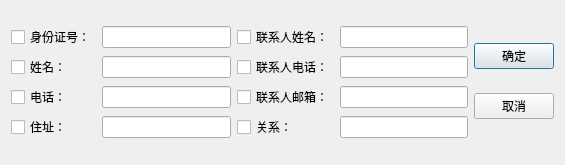
<?xml version="1.0" encoding="UTF-8"?>
<ui version="4.0">
 <class>LoginDialog</class>
 <widget class="QDialog" name="LoginDialog">
  <property name="geometry">
   <rect>
    <x>0</x>
    <y>0</y>
    <width>565</width>
    <height>165</height>
   </rect>
  </property>
  <property name="sizePolicy">
   <sizepolicy hsizetype="Fixed" vsizetype="Fixed">
    <horstretch>0</horstretch>
    <verstretch>0</verstretch>
   </sizepolicy>
  </property>
  <property name="windowTitle">
   <string>输入</string>
  </property>
  <layout class="QGridLayout" name="gridLayout">
   <item row="4" column="3">
    <layout class="QGridLayout" name="gridLayout_2">
     <item row="1" column="4">
      <widget class="QLineEdit" name="CTel"/>
     </item>
     <item row="1" column="1">
      <widget class="QLineEdit" name="Name"/>
     </item>
     <item row="0" column="1">
      <widget class="QLineEdit" name="Id"/>
     </item>
     <item row="2" column="3">
      <widget class="QCheckBox" name="nCEm">
       <property name="text">
        <string>联系人邮箱：</string>
       </property>
      </widget>
     </item>
     <item row="4" column="3">
      <widget class="QCheckBox" name="nRel">
       <property name="text">
        <string>关系：</string>
       </property>
      </widget>
     </item>
     <item row="2" column="0">
      <widget class="QCheckBox" name="nTel">
       <property name="text">
        <string>电话：</string>
       </property>
      </widget>
     </item>
     <item row="4" column="0">
      <widget class="QCheckBox" name="nAddr">
       <property name="text">
        <string>住址：</string>
       </property>
      </widget>
     </item>
     <item row="2" column="1">
      <widget class="QLineEdit" name="Tel"/>
     </item>
     <item row="4" column="1">
      <widget class="QLineEdit" name="Addr"/>
     </item>
     <item row="1" column="3">
      <widget class="QCheckBox" name="nCTel">
       <property name="text">
        <string>联系人电话：</string>
       </property>
      </widget>
     </item>
     <item row="0" column="4">
      <widget class="QLineEdit" name="CName"/>
     </item>
     <item row="2" column="4">
      <widget class="QLineEdit" name="CEm"/>
     </item>
     <item row="4" column="4">
      <widget class="QLineEdit" name="Rel"/>
     </item>
     <item row="0" column="0">
      <widget class="QCheckBox" name="nId">
       <property name="text">
        <string>身份证号：</string>
       </property>
      </widget>
     </item>
     <item row="1" column="0">
      <widget class="QCheckBox" name="nName">
       <property name="text">
        <string>姓名：</string>
       </property>
      </widget>
     </item>
     <item row="0" column="3">
      <widget class="QCheckBox" name="nCName">
       <property name="text">
        <string>联系人姓名：</string>
       </property>
      </widget>
     </item>
    </layout>
   </item>
   <item row="4" column="4">
    <layout class="QVBoxLayout" name="verticalLayout">
     <item>
      <widget class="QPushButton" name="OB">
       <property name="text">
        <string>确定</string>
       </property>
      </widget>
     </item>
     <item>
      <widget class="QPushButton" name="EB">
       <property name="text">
        <string>取消</string>
       </property>
      </widget>
     </item>
    </layout>
   </item>
  </layout>
 </widget>
 <resources/>
 <connections/>
</ui>
